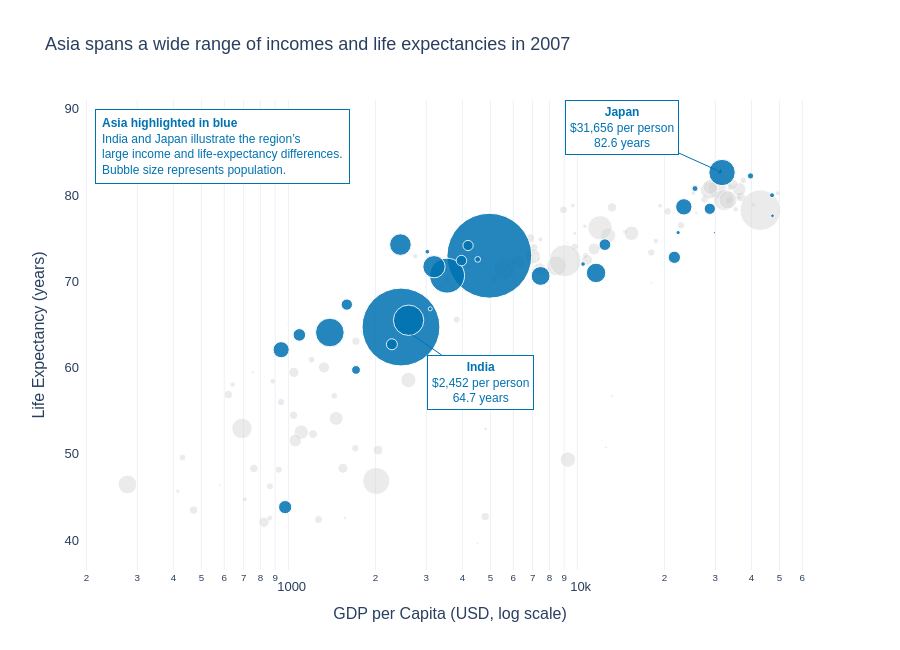

Notebook source saved alongside this figure:
### Markdown cell above
## Task 2 — Bubble chart: tell a story

**What to build:** A bubble chart (full 2007 dataset, all countries) where:
- x = GDP per capita (log scale)
- y = life expectancy
- size = population
- colour = ONE continent highlighted (your choice), all others grey
- At least one annotation explaining the highlighted group's story

> This is the grey-and-highlight technique applied to a bubble chart.

### Code cell
# Task 2
# YOUR CODE HERE
# Task 2 — Bubble chart: tell a story
# Full 2007 dataset, with Asia highlighted

df_2007 = df.loc[df["year"] == 2007].copy()

highlight_continent = "Asia"
highlight_colour = "#0072B2"

colour_map = {
    continent: (
        highlight_colour
        if continent == highlight_continent
        else "lightgrey"
    )
    for continent in df_2007["continent"].unique()
}

# Draw Asia last so highlighted bubbles remain visible
continent_order = [
    continent
    for continent in df_2007["continent"].unique()
    if continent != highlight_continent
] + [highlight_continent]

fig2 = px.scatter(
    data_frame=df_2007,
    x="gdpPercap",
    y="lifeExp",
    size="pop",
    color="continent",
    color_discrete_map=colour_map,
    category_orders={"continent": continent_order},
    hover_name="country",
    custom_data=["continent", "pop"],
    log_x=True,
    size_max=60,
    opacity=0.7,
    labels={
        "gdpPercap": "GDP per Capita (USD, log scale)",
        "lifeExp": "Life Expectancy (years)",
        "pop": "Population",
        "continent": "Continent"
    },
    title="Asia spans a wide range of incomes and life expectancies in 2007",
    template="plotly_white",
    height=650
)

# Format the information displayed when hovering
fig2.update_traces(
    hovertemplate=(
        "<b>%{hovertext}</b><br>"
        "Continent: %{customdata[0]}<br>"
        "GDP per capita: $%{x:,.0f}<br>"
        "Life expectancy: %{y:.1f} years<br>"
        "Population: %{customdata[1]:,.0f}"
        "<extra></extra>"
    )
)

# Increase emphasis on Asia
fig2.update_traces(
    selector=dict(name=highlight_continent),
    marker=dict(opacity=0.85)
)

fig2.update_traces(
    selector=lambda trace: trace.name != highlight_continent,
    marker=dict(opacity=0.45)
)

# Annotate two notable countries without labelling every bubble
for country, ax, ay in [
    ("India", 80, 55),
    ("Japan", -100, -45)
]:
    row = df_2007.loc[
        df_2007["country"] == country
    ].iloc[0]

    fig2.add_annotation(
        x=math.log10(row["gdpPercap"]),
        y=row["lifeExp"],
        text=(
            f"<b>{country}</b><br>"
            f"${row['gdpPercap']:,.0f} per person<br>"
            f"{row['lifeExp']:.1f} years"
        ),
        showarrow=True,
        arrowhead=1,
        arrowcolor=highlight_colour,
        ax=ax,
        ay=ay,
        font=dict(
            size=12,
            family="Arial",
            color=highlight_colour
        ),
        bgcolor="white",
        bordercolor=highlight_colour,
        borderwidth=1,
        borderpad=4
    )

# Explain the highlighted group's story
fig2.add_annotation(
    x=0.02,
    y=0.98,
    xref="paper",
    yref="paper",
    xanchor="left",
    yanchor="top",
    text=(
        "<b>Asia highlighted in blue</b><br>"
        "India and Japan illustrate the region’s<br>"
        "large income and life-expectancy differences.<br>"
        "Bubble size represents population."
    ),
    showarrow=False,
    align="left",
    font=dict(
        size=12,
        family="Arial",
        color=highlight_colour
    ),
    bgcolor="white",
    bordercolor=highlight_colour,
    borderwidth=1,
    borderpad=6
)

fig2.update_layout(
    font=dict(family="Arial", size=13),
    showlegend=False,
    xaxis=dict(showgrid=True),
    yaxis=dict(showgrid=False),
    margin=dict(t=100)
)

fig2.show()

### Figure 1 — Plotly figure (JSON) as saved in the notebook; plotly's stock layout.template omitted (floating-point values rounded to 4 significant figures)
{"data": [{"customdata": [["Europe", 3600523], ["Europe", 8199783], ["Europe", 10392226], ["Europe", 4552198], ["Europe", 7322858], ["Europe", 4493312], ["Europe", 10228744], ["Europe", 5468120], ["Europe", 5238460], ["Europe", 61083916], ["Europe", 82400996], ["Europe", 10706290], ["Europe", 9956108], ["Europe", 301931], ["Europe", 4109086], ["Europe", 58147733], ["Europe", 684736], ["Europe", 16570613], ["Europe", 4627926], ["Europe", 38518241], ["Europe", 10642836], ["Europe", 22276056], ["Europe", 10150265], ["Europe", 5447502], ["Europe", 2009245], ["Europe", 40448191], ["Europe", 9031088], ["Europe", 7554661], ["Europe", 71158647], ["Europe", 60776238]], "hovertemplate": "<b>%{hovertext}</b><br>Continent: %{customdata[0]}<br>GDP per capita: $%{x:,.0f}<br>Life expectancy: %{y:.1f} years<br>Population: %{customdata[1]:,.0f}<extra></extra>", "hovertext": ["Albania", "Austria", "Belgium", "Bosnia and Herzegovina", "Bulgaria", "Croatia", "Czech Republic", "Denmark", "Finland", "France", "Germany", "Greece", "Hungary", "Iceland", "Ireland", "Italy", "Montenegro", "Netherlands", "Norway", "Poland", "Portugal", "Romania", "Serbia", "Slovak Republic", "Slovenia", "Spain", "Sweden", "Switzerland", "Turkey", "United Kingdom"], "legendgroup": "Europe", "marker": {"color": "lightgrey", "opacity": 0.45, "size": [3600523, 8199783, 10392226, 4552198, 7322858, 4493312, 10228744, 5468120, 5238460, 61083916, 82400996, 10706290, 9956108, 301931, 4109086, 58147733, 684736, 16570613, 4627926, 38518241, 10642836, 22276056, 10150265, 5447502, 2009245, 40448191, 9031088, 7554661, 71158647, 60776238], "sizemode": "area", "sizeref": 366300.0, "symbol": "circle"}, "mode": "markers", "name": "Europe", "orientation": "v", "showlegend": true, "type": "scatter", "x": [5937.0, 36130.0, 33690.0, 7446.0, 10680.0, 14620.0, 22830.0, 35280.0, 33210.0, 30470.0, 32170.0, 27540.0, 18010.0, 36180.0, 40680.0, 28570.0, 9254.0, 36800.0, 49360.0, 15390.0, 20510.0, 10810.0, 9787.0, 18680.0, 25770.0, 28820.0, 33860.0, 37510.0, 8458.0, 33200.0], "xaxis": "x", "y": [76.42, 79.83, 79.44, 74.85, 73.0, 75.75, 76.49, 78.33, 79.31, 80.66, 79.41, 79.48, 73.34, 81.76, 78.89, 80.55, 74.54, 79.76, 80.2, 75.56, 78.1, 72.48, 74.0, 74.66, 77.93, 80.94, 80.88, 81.7, 71.78, 79.42], "yaxis": "y"}, {"customdata": [["Africa", 33333216], ["Africa", 12420476], ["Africa", 8078314], ["Africa", 1639131], ["Africa", 14326203], ["Africa", 8390505], ["Africa", 17696293], ["Africa", 4369038], ["Africa", 10238807], ["Africa", 710960], ["Africa", 64606759], ["Africa", 3800610], ["Africa", 18013409], ["Africa", 496374], ["Africa", 80264543], ["Africa", 551201], ["Africa", 4906585], ["Africa", 76511887], ["Africa", 1454867], ["Africa", 1688359], ["Africa", 22873338], ["Africa", 9947814], ["Africa", 1472041], ["Africa", 35610177], ["Africa", 2012649], ["Africa", 3193942], ["Africa", 6036914], ["Africa", 19167654], ["Africa", 13327079], ["Africa", 12031795], ["Africa", 3270065], ["Africa", 1250882], ["Africa", 33757175], ["Africa", 19951656], ["Africa", 2055080], ["Africa", 12894865], ["Africa", 135031164], ["Africa", 798094], ["Africa", 8860588], ["Africa", 199579], ["Africa", 12267493], ["Africa", 6144562], ["Africa", 9118773], ["Africa", 43997828], ["Africa", 42292929], ["Africa", 1133066], ["Africa", 38139640], ["Africa", 5701579], ["Africa", 10276158], ["Africa", 29170398], ["Africa", 11746035], ["Africa", 12311143]], "hovertemplate": "<b>%{hovertext}</b><br>Continent: %{customdata[0]}<br>GDP per capita: $%{x:,.0f}<br>Life expectancy: %{y:.1f} years<br>Population: %{customdata[1]:,.0f}<extra></extra>", "hovertext": ["Algeria", "Angola", "Benin", "Botswana", "Burkina Faso", "Burundi", "Cameroon", "Central African Republic", "Chad", "Comoros", "Congo, Dem. Rep.", "Congo, Rep.", "Cote d'Ivoire", "Djibouti", "Egypt", "Equatorial Guinea", "Eritrea", "Ethiopia", "Gabon", "Gambia", "Ghana", "Guinea", "Guinea-Bissau", "Kenya", "Lesotho", "Liberia", "Libya", "Madagascar", "Malawi", "Mali", "Mauritania", "Mauritius", "Morocco", "Mozambique", "Namibia", "Niger", "Nigeria", "Reunion", "Rwanda", "Sao Tome and Principe", "Senegal", "Sierra Leone", "Somalia", "South Africa", "Sudan", "Swaziland", "Tanzania", "Togo", "Tunisia", "Uganda", "Zambia", "Zimbabwe"], "legendgroup": "Africa", "marker": {"color": "lightgrey", "opacity": 0.45, "size": [33333216, 12420476, 8078314, 1639131, 14326203, 8390505, 17696293, 4369038, 10238807, 710960, 64606759, 3800610, 18013409, 496374, 80264543, 551201, 4906585, 76511887, 1454867, 1688359, 22873338, 9947814, 1472041, 35610177, 2012649, 3193942, 6036914, 19167654, 13327079, 12031795, 3270065, 1250882, 33757175, 19951656, 2055080, 12894865, 135031164, 798094, 8860588, 199579, 12267493, 6144562, 9118773, 43997828, 42292929, 1133066, 38139640, 5701579, 10276158, 29170398, 11746035, 12311143], "sizemode": "area", "sizeref": 366300.0, "symbol": "circle"}, "mode": "markers", "name": "Africa", "orientation": "v", "showlegend": true, "type": "scatter", "x": [6223.0, 4797.0, 1441.0, 12570.0, 1217.0, 430.1, 2042.0, 706.0, 1704.0, 986.1, 277.6, 3633.0, 1545.0, 2082.0, 5581.0, 12150.0, 641.4, 690.8, 13210.0, 752.7, 1328.0, 942.7, 579.2, 1463.0, 1569.0, 414.5, 12060.0, 1045.0, 759.3, 1043.0, 1803.0, 10960.0, 3820.0, 823.7, 4811.0, 619.7, 2014.0, 7670.0, 863.1, 1598.0, 1712.0, 862.5, 926.1, 9270.0, 2602.0, 4513.0, 1107.0, 883.0, 7093.0, 1056.0, 1271.0, 469.7], "xaxis": "x", "y": [72.3, 42.73, 56.73, 50.73, 52.3, 49.58, 50.43, 44.74, 50.65, 65.15, 46.46, 55.32, 48.33, 54.79, 71.34, 51.58, 58.04, 52.95, 56.73, 59.45, 60.02, 56.01, 46.39, 54.11, 42.59, 45.68, 73.95, 59.44, 48.3, 54.47, 64.16, 72.8, 71.16, 42.08, 52.91, 56.87, 46.86, 76.44, 46.24, 65.53, 63.06, 42.57, 48.16, 49.34, 58.56, 39.61, 52.52, 58.42, 73.92, 51.54, 42.38, 43.49], "yaxis": "y"}, {"customdata": [["Americas", 40301927], ["Americas", 9119152], ["Americas", 190010647], ["Americas", 33390141], ["Americas", 16284741], ["Americas", 44227550], ["Americas", 4133884], ["Americas", 11416987], ["Americas", 9319622], ["Americas", 13755680], ["Americas", 6939688], ["Americas", 12572928], ["Americas", 8502814], ["Americas", 7483763], ["Americas", 2780132], ["Americas", 108700891], ["Americas", 5675356], ["Americas", 3242173], ["Americas", 6667147], ["Americas", 28674757], ["Americas", 3942491], ["Americas", 1056608], ["Americas", 301139947], ["Americas", 3447496], ["Americas", 26084662]], "hovertemplate": "<b>%{hovertext}</b><br>Continent: %{customdata[0]}<br>GDP per capita: $%{x:,.0f}<br>Life expectancy: %{y:.1f} years<br>Population: %{customdata[1]:,.0f}<extra></extra>", "hovertext": ["Argentina", "Bolivia", "Brazil", "Canada", "Chile", "Colombia", "Costa Rica", "Cuba", "Dominican Republic", "Ecuador", "El Salvador", "Guatemala", "Haiti", "Honduras", "Jamaica", "Mexico", "Nicaragua", "Panama", "Paraguay", "Peru", "Puerto Rico", "Trinidad and Tobago", "United States", "Uruguay", "Venezuela"], "legendgroup": "Americas", "marker": {"color": "lightgrey", "opacity": 0.45, "size": [40301927, 9119152, 190010647, 33390141, 16284741, 44227550, 4133884, 11416987, 9319622, 13755680, 6939688, 12572928, 8502814, 7483763, 2780132, 108700891, 5675356, 3242173, 6667147, 28674757, 3942491, 1056608, 301139947, 3447496, 26084662], "sizemode": "area", "sizeref": 366300.0, "symbol": "circle"}, "mode": "markers", "name": "Americas", "orientation": "v", "showlegend": true, "type": "scatter", "x": [12780.0, 3822.0, 9066.0, 36320.0, 13170.0, 7007.0, 9645.0, 8948.0, 6025.0, 6873.0, 5728.0, 5186.0, 1202.0, 3548.0, 7321.0, 11980.0, 2749.0, 9809.0, 4173.0, 7409.0, 19330.0, 18010.0, 42950.0, 10610.0, 11420.0], "xaxis": "x", "y": [75.32, 65.55, 72.39, 80.65, 78.55, 72.89, 78.78, 78.27, 72.23, 74.99, 71.88, 70.26, 60.92, 70.2, 72.57, 76.19, 72.9, 75.54, 71.75, 71.42, 78.75, 69.82, 78.24, 76.38, 73.75], "yaxis": "y"}, {"customdata": [["Oceania", 20434176], ["Oceania", 4115771]], "hovertemplate": "<b>%{hovertext}</b><br>Continent: %{customdata[0]}<br>GDP per capita: $%{x:,.0f}<br>Life expectancy: %{y:.1f} years<br>Population: %{customdata[1]:,.0f}<extra></extra>", "hovertext": ["Australia", "New Zealand"], "legendgroup": "Oceania", "marker": {"color": "lightgrey", "opacity": 0.45, "size": [20434176, 4115771], "sizemode": "area", "sizeref": 366300.0, "symbol": "circle"}, "mode": "markers", "name": "Oceania", "orientation": "v", "showlegend": true, "type": "scatter", "x": [34440.0, 25190.0], "xaxis": "x", "y": [81.23, 80.2], "yaxis": "y"}, {"customdata": [["Asia", 31889923], ["Asia", 708573], ["Asia", 150448339], ["Asia", 14131858], ["Asia", 1318683096], ["Asia", 6980412], ["Asia", 1110396331], ["Asia", 223547000], ["Asia", 69453570], ["Asia", 27499638], ["Asia", 6426679], ["Asia", 127467972], ["Asia", 6053193], ["Asia", 23301725], ["Asia", 49044790], ["Asia", 2505559], ["Asia", 3921278], ["Asia", 24821286], ["Asia", 2874127], ["Asia", 47761980], ["Asia", 28901790], ["Asia", 3204897], ["Asia", 169270617], ["Asia", 91077287], ["Asia", 27601038], ["Asia", 4553009], ["Asia", 20378239], ["Asia", 19314747], ["Asia", 23174294], ["Asia", 65068149], ["Asia", 85262356], ["Asia", 4018332], ["Asia", 22211743]], "hovertemplate": "<b>%{hovertext}</b><br>Continent: %{customdata[0]}<br>GDP per capita: $%{x:,.0f}<br>Life expectancy: %{y:.1f} years<br>Population: %{customdata[1]:,.0f}<extra></extra>", "hovertext": ["Afghanistan", "Bahrain", "Bangladesh", "Cambodia", "China", "Hong Kong, China", "India", "Indonesia", "Iran", "Iraq", "Israel", "Japan", "Jordan", "Korea, Dem. Rep.", "Korea, Rep.", "Kuwait", "Lebanon", "Malaysia", "Mongolia", "Myanmar", "Nepal", "Oman", "Pakistan", "Philippines", "Saudi Arabia", "Singapore", "Sri Lanka", "Syria", "Taiwan", "Thailand", "Vietnam", "West Bank and Gaza", "Yemen, Rep."], "legendgroup": "Asia", "marker": {"color": "#0072B2", "opacity": 0.85, "size": [31889923, 708573, 150448339, 14131858, 1318683096, 6980412, 1110396331, 223547000, 69453570, 27499638, 6426679, 127467972, 6053193, 23301725, 49044790, 2505559, 3921278, 24821286, 2874127, 47761980, 28901790, 3204897, 169270617, 91077287, 27601038, 4553009, 20378239, 19314747, 23174294, 65068149, 85262356, 4018332, 22211743], "sizemode": "area", "sizeref": 366300.0, "symbol": "circle"}, "mode": "markers", "name": "Asia", "orientation": "v", "showlegend": true, "type": "scatter", "x": [974.6, 29800.0, 1391.0, 1714.0, 4959.0, 39720.0, 2452.0, 3541.0, 11610.0, 4471.0, 25520.0, 31660.0, 4519.0, 1593.0, 23350.0, 47310.0, 10460.0, 12450.0, 3096.0, 944.0, 1091.0, 22320.0, 2606.0, 3190.0, 21650.0, 47140.0, 3970.0, 4185.0, 28720.0, 7458.0, 2442.0, 3025.0, 2281.0], "xaxis": "x", "y": [43.83, 75.64, 64.06, 59.72, 72.96, 82.21, 64.7, 70.65, 70.96, 59.55, 80.75, 82.6, 72.53, 67.3, 78.62, 77.59, 71.99, 74.24, 66.8, 62.07, 63.78, 75.64, 65.48, 71.69, 72.78, 79.97, 72.4, 74.14, 78.4, 70.62, 74.25, 73.42, 62.7], "yaxis": "y"}], "layout": {"annotations": [{"arrowcolor": "#0072B2", "arrowhead": 1, "ax": 80, "ay": 55, "bgcolor": "white", "bordercolor": "#0072B2", "borderpad": 4, "borderwidth": 1, "font": {"color": "#0072B2", "family": "Arial", "size": 12}, "showarrow": true, "text": "<b>India</b><br>$2,452 per person<br>64.7 years", "x": 3.39, "y": 64.7}, {"arrowcolor": "#0072B2", "arrowhead": 1, "ax": -100, "ay": -45, "bgcolor": "white", "bordercolor": "#0072B2", "borderpad": 4, "borderwidth": 1, "font": {"color": "#0072B2", "family": "Arial", "size": 12}, "showarrow": true, "text": "<b>Japan</b><br>$31,656 per person<br>82.6 years", "x": 4.5, "y": 82.6}, {"align": "left", "bgcolor": "white", "bordercolor": "#0072B2", "borderpad": 6, "borderwidth": 1, "font": {"color": "#0072B2", "family": "Arial", "size": 12}, "showarrow": false, "text": "<b>Asia highlighted in blue</b><br>India and Japan illustrate the region’s<br>large income and life-expectancy differences.<br>Bubble size represents population.", "x": 0.02, "xanchor": "left", "xref": "paper", "y": 0.98, "yanchor": "top", "yref": "paper"}], "font": {"family": "Arial", "size": 13}, "height": 650, "legend": {"itemsizing": "constant", "title": {"text": "Continent"}, "tracegroupgap": 0}, "margin": {"t": 100}, "showlegend": false, "title": {"text": "Asia spans a wide range of incomes and life expectancies in 2007"}, "xaxis": {"anchor": "y", "domain": [0, 1], "showgrid": true, "title": {"text": "GDP per Capita (USD, log scale)"}, "type": "log"}, "yaxis": {"anchor": "x", "domain": [0, 1], "showgrid": false, "title": {"text": "Life Expectancy (years)"}}}}
